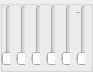
   <widget class="QGroupBox" name="groupBoxChorus">
    <property name="geometry">
     <rect>
      <x>10</x>
      <y>210</y>
      <width>93</width>
      <height>72</height>
     </rect>
    </property>
    <property name="title">
     <string/>
    </property>
    <widget class="QWidget" name="horizontalLayoutWidget">
     <property name="geometry">
      <rect>
       <x>0</x>
       <y>0</y>
       <width>91</width>
       <height>71</height>
      </rect>
     </property>
     <layout class="QHBoxLayout" name="horizontalLayoutEchoSlider" stretch="1,1,0,1,1,1">
      <property name="spacing">
       <number>5</number>
      </property>
      <property name="leftMargin">
       <number>0</number>
      </property>
      <property name="topMargin">
       <number>0</number>
      </property>
      <property name="rightMargin">
       <number>0</number>
      </property>
      <property name="bottomMargin">
       <number>0</number>
      </property>
      <item>
       <widget class="QSlider" name="verticalSliderChoorusfDryMix">
        <property name="minimumSize">
         <size>
          <width>10</width>
          <height>61</height>
         </size>
        </property>
        <property name="maximumSize">
         <size>
          <width>10</width>
          <height>61</height>
         </size>
        </property>
        <property name="sizeIncrement">
         <size>
          <width>10</width>
          <height>61</height>
         </size>
        </property>
        <property name="baseSize">
         <size>
          <width>10</width>
          <height>61</height>
         </size>
        </property>
        <property name="toolTip">
         <string>&lt;html&gt;&lt;head/&gt;&lt;body&gt;&lt;p&gt;Dry&lt;/p&gt;&lt;/body&gt;&lt;/html&gt;</string>
        </property>
        <property name="value">
         <number>0</number>
        </property>
        <property name="sliderPosition">
         <number>0</number>
        </property>
        <property name="orientation">
         <enum>Qt::Vertical</enum>
        </property>
        <property name="invertedControls">
         <bool>false</bool>
        </property>
        <property name="tickPosition">
         <enum>QSlider::TicksAbove</enum>
        </property>
        <property name="tickInterval">
         <number>400</number>
        </property>
       </widget>
      </item>
      <item>
       <widget class="QSlider" name="verticalSliderChorusfWetMix">
        <property name="minimumSize">
         <size>
          <width>10</width>
          <height>61</height>
         </size>
        </property>
        <property name="maximumSize">
         <size>
          <width>10</width>
          <height>61</height>
         </size>
        </property>
        <property name="sizeIncrement">
         <size>
          <width>10</width>
          <height>61</height>
         </size>
        </property>
        <property name="baseSize">
         <size>
          <width>10</width>
          <height>61</height>
         </size>
        </property>
        <property name="toolTip">
         <string>&lt;html&gt;&lt;head/&gt;&lt;body&gt;&lt;p&gt;Wet&lt;/p&gt;&lt;/body&gt;&lt;/html&gt;</string>
        </property>
        <property name="orientation">
         <enum>Qt::Vertical</enum>
        </property>
        <property name="tickPosition">
         <enum>QSlider::TicksAbove</enum>
        </property>
        <property name="tickInterval">
         <number>400</number>
        </property>
       </widget>
      </item>
      <item>
       <widget class="QSlider" name="verticalSliderChorusfFeedback">
        <property name="minimumSize">
         <size>
          <width>10</width>
          <height>61</height>
         </size>
        </property>
        <property name="maximumSize">
         <size>
          <width>10</width>
          <height>61</height>
         </size>
        </property>
        <property name="sizeIncrement">
         <size>
          <width>10</width>
          <height>61</height>
         </size>
        </property>
        <property name="baseSize">
         <size>
          <width>10</width>
          <height>61</height>
         </size>
        </property>
        <property name="toolTip">
         <string>&lt;html&gt;&lt;head/&gt;&lt;body&gt;&lt;p&gt;Подача выходного сигнала назад&lt;/p&gt;&lt;/body&gt;&lt;/html&gt;</string>
        </property>
        <property name="orientation">
         <enum>Qt::Vertical</enum>
        </property>
        <property name="tickPosition">
         <enum>QSlider::TicksAbove</enum>
        </property>
        <property name="tickInterval">
         <number>200</number>
        </property>
       </widget>
      </item>
      <item>
       <widget class="QSlider" name="verticalSliderChorusfMinSweep">
        <property name="minimumSize">
         <size>
          <width>10</width>
          <height>61</height>
         </size>
        </property>
        <property name="maximumSize">
         <size>
          <width>10</width>
          <height>61</height>
         </size>
        </property>
        <property name="sizeIncrement">
         <size>
          <width>10</width>
          <height>61</height>
         </size>
        </property>
        <property name="baseSize">
         <size>
          <width>10</width>
          <height>61</height>
         </size>
        </property>
        <property name="toolTip">
         <string>&lt;html&gt;&lt;head/&gt;&lt;body&gt;&lt;p&gt;Минимальная задержка в мс.&lt;/p&gt;&lt;/body&gt;&lt;/html&gt;</string>
        </property>
        <property name="orientation">
         <enum>Qt::Vertical</enum>
        </property>
        <property name="tickPosition">
         <enum>QSlider::TicksAbove</enum>
        </property>
        <property name="tickInterval">
         <number>600</number>
        </property>
       </widget>
      </item>
      <item>
       <widget class="QSlider" name="verticalSliderChorusfMaxSweep">
        <property name="minimumSize">
         <size>
          <width>10</width>
          <height>61</height>
         </size>
        </property>
        <property name="maximumSize">
         <size>
          <width>10</width>
          <height>61</height>
         </size>
        </property>
        <property name="sizeIncrement">
         <size>
          <width>10</width>
          <height>61</height>
         </size>
        </property>
        <property name="baseSize">
         <size>
          <width>10</width>
          <height>61</height>
         </size>
        </property>
        <property name="toolTip">
         <string>&lt;html&gt;&lt;head/&gt;&lt;body&gt;&lt;p&gt;Максимальная задержка в мс.&lt;/p&gt;&lt;/body&gt;&lt;/html&gt;</string>
        </property>
        <property name="orientation">
         <enum>Qt::Vertical</enum>
        </property>
        <property name="tickPosition">
         <enum>QSlider::TicksAbove</enum>
        </property>
        <property name="tickInterval">
         <number>600</number>
        </property>
       </widget>
      </item>
      <item>
       <widget class="QSlider" name="verticalSliderChorusfRate">
        <property name="minimumSize">
         <size>
          <width>10</width>
          <height>61</height>
         </size>
        </property>
        <property name="maximumSize">
         <size>
          <width>10</width>
          <height>61</height>
         </size>
        </property>
        <property name="sizeIncrement">
         <size>
          <width>10</width>
          <height>61</height>
         </size>
        </property>
        <property name="baseSize">
         <size>
          <width>10</width>
          <height>61</height>
         </size>
        </property>
        <property name="toolTip">
         <string>&lt;html&gt;&lt;head/&gt;&lt;body&gt;&lt;p&gt;Темп&lt;/p&gt;&lt;/body&gt;&lt;/html&gt;</string>
        </property>
        <property name="orientation">
         <enum>Qt::Vertical</enum>
        </property>
        <property name="tickPosition">
         <enum>QSlider::TicksAbove</enum>
        </property>
        <property name="tickInterval">
         <number>100</number>
        </property>
       </widget>
      </item>
     </layout>
    </widget>
   </widget>
